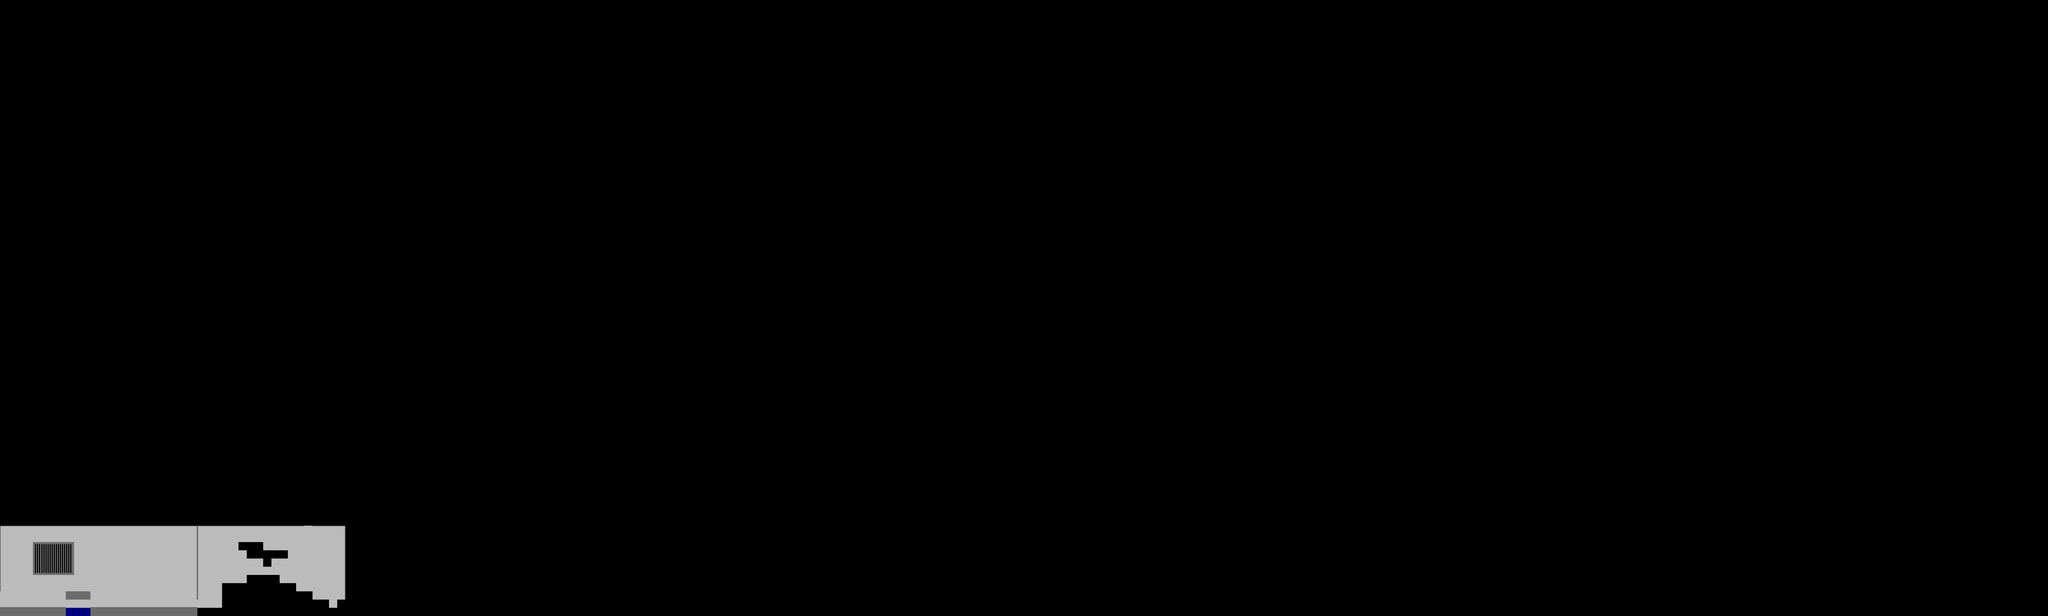

A level layout from a 2D game, rendered from its tile map. Below: a short description, then the map file with tile-grid data replaced by summaries:
An orthogonal 249x75 tile map with 24x24 px tiles, 2 tile layers (Background, Player) and 5 objects.

<map version="1.0" orientation="orthogonal" renderorder="right-down" width="249" height="75" tilewidth="24" tileheight="24" nextobjectid="48">
 <tileset firstgid="1" name="Test" tilewidth="24" tileheight="24">
  <tile id="0">
   <image width="24" height="24" source="Cloud.png" />
  </tile>
  <tile id="1">
   <image width="24" height="24" source="CloudEdge.png" />
  </tile>
  <tile id="2">
   <image width="24" height="24" source="CloudEdge2.png" />
  </tile>
  <tile id="3">
   <image width="24" height="24" source="Dirt.png" />
  </tile>
  <tile id="4">
   <image width="24" height="24" source="Grass.png" />
  </tile>
  <tile id="5">
   <image width="24" height="24" source="Grass2.png" />
  </tile>
  <tile id="6">
   <image width="24" height="24" source="Jail.png" />
  </tile>
  <tile id="7">
   <image width="24" height="24" source="JailBotLeftCorner.png" />
  </tile>
  <tile id="8">
   <image width="24" height="24" source="JailBotRightCorner.png" />
  </tile>
  <tile id="9">
   <image width="24" height="24" source="JailBotStraightEdge.png" />
  </tile>
  <tile id="10">
   <image width="24" height="24" source="JailLeft.png" />
  </tile>
  <tile id="11">
   <image width="24" height="24" source="JailRight.png" />
  </tile>
  <tile id="12">
   <image width="24" height="24" source="JailTopLeftCorner.png" />
  </tile>
  <tile id="13">
   <image width="24" height="24" source="JailTopRightCorner.png" />
  </tile>
  <tile id="14">
   <image width="24" height="24" source="JailTopStraightEdge.png" />
  </tile>
  <tile id="15">
   <image width="24" height="24" source="JailWindow.png" />
  </tile>
  <tile id="16">
   <image width="24" height="24" source="Sky.png" />
  </tile>
  <tile id="17">
   <image width="24" height="24" source="WindowBot.png" />
  </tile>
  <tile id="18">
   <image width="24" height="24" source="WindowBotLeft.png" />
  </tile>
  <tile id="19">
   <image width="24" height="24" source="WindowBotRight.png" />
  </tile>
  <tile id="20">
   <image width="24" height="24" source="WindowMiddle.png" />
  </tile>
  <tile id="21">
   <image width="24" height="24" source="WindowTopLeft.png" />
  </tile>
  <tile id="22">
   <image width="24" height="24" source="WindowTopRight.png" />
  </tile>
  <tile id="23">
   <image width="24" height="24" source="WindowTopTop.png" />
  </tile>
  <tile id="24">
   <image width="24" height="24" source="Ground.png" />
  </tile>
  <tile id="25">
   <image width="24" height="24" source="WindowMidRight.png" />
  </tile>
  <tile id="26">
   <image width="24" height="24" source="WindowMidLeft.png" />
  </tile>
 </tileset>
 <layer name="Background" width="249" height="75">
  <data>[18675 cells, 397 non-empty, 18 distinct tile ids]</data>
 </layer>
 <layer name="Player" width="249" height="75">
  <data>[18675 cells, 1 non-empty, 1 distinct tile ids]</data>
 </layer>
 <objectgroup name="Ground">
  <properties>
   <property name="id" value="15" />
  </properties>
  <object id="38" x="0.27" y="1777.27" width="191.55" height="24" />
  <object id="40" x="265.27" y="1777.27" width="308.55" height="24" />
  <object id="43" x="192.25" y="1727" width="71" height="23" />
 </objectgroup>
 <objectgroup name="Wall">
  <object id="45" x="263" y="1777.33" width="5" height="26.3333" />
  <object id="46" x="189.333" y="1778" width="4" height="21.3333" />
 </objectgroup>
</map>
